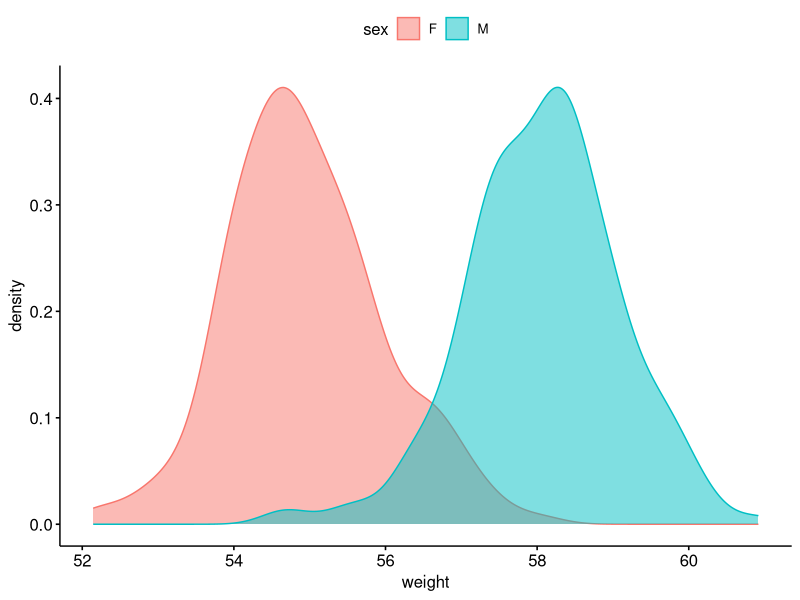
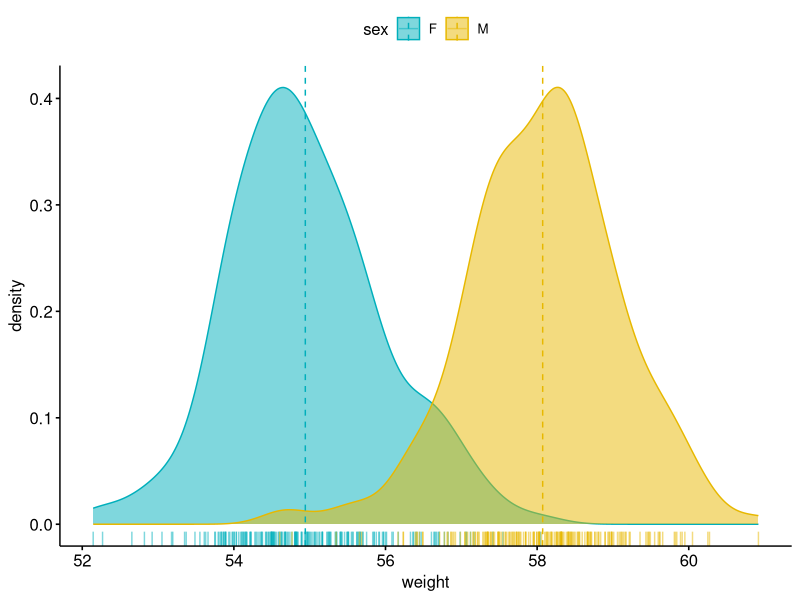
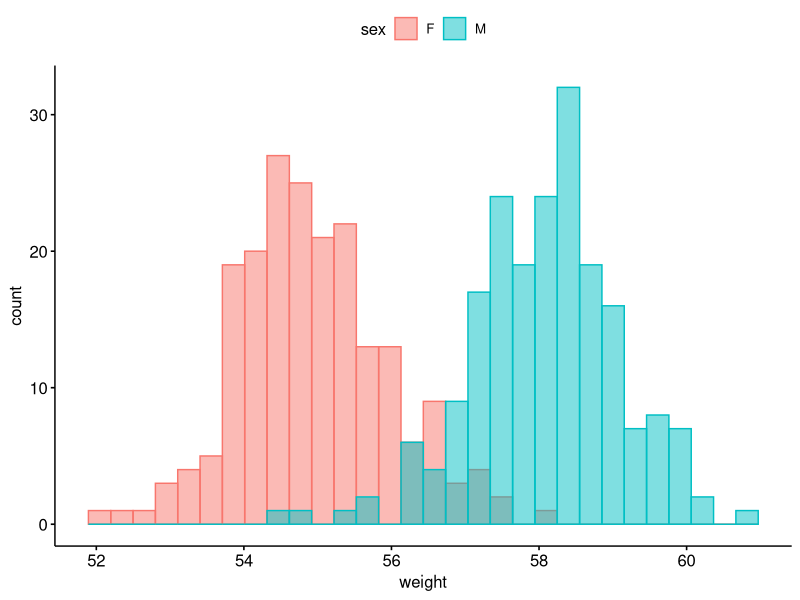
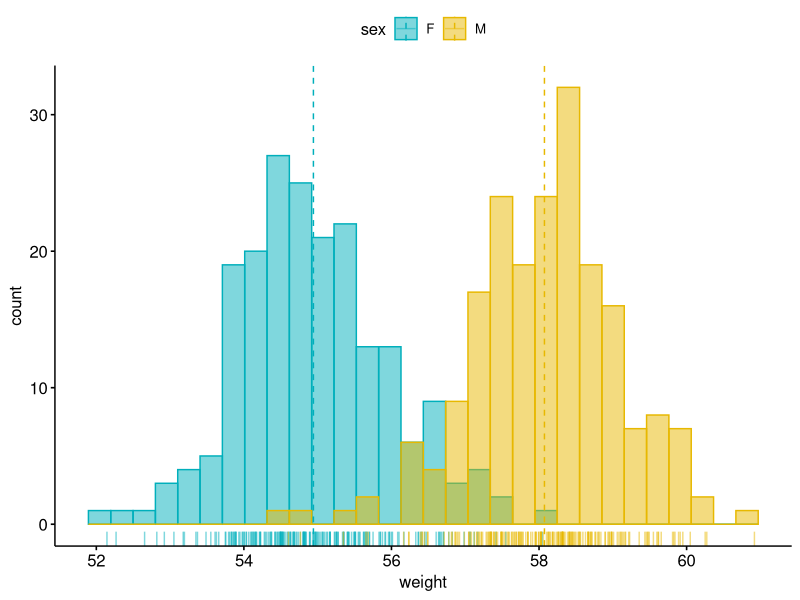
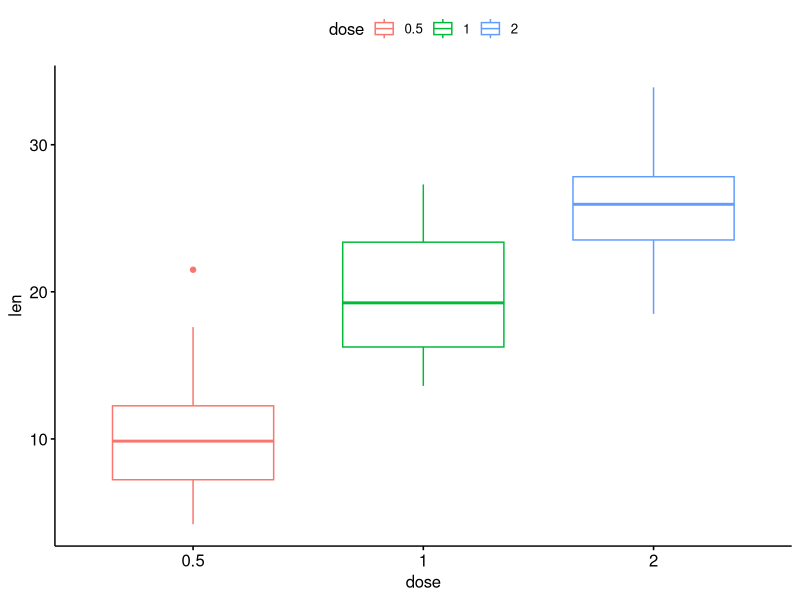
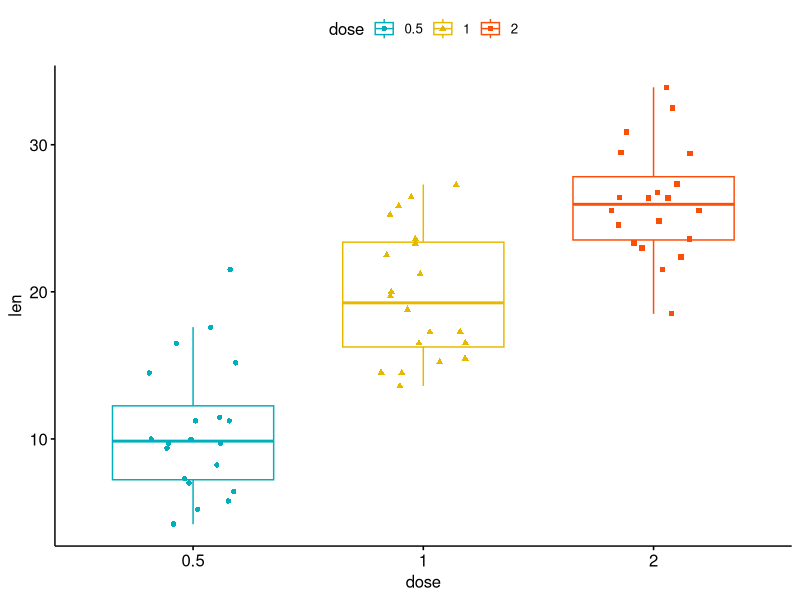
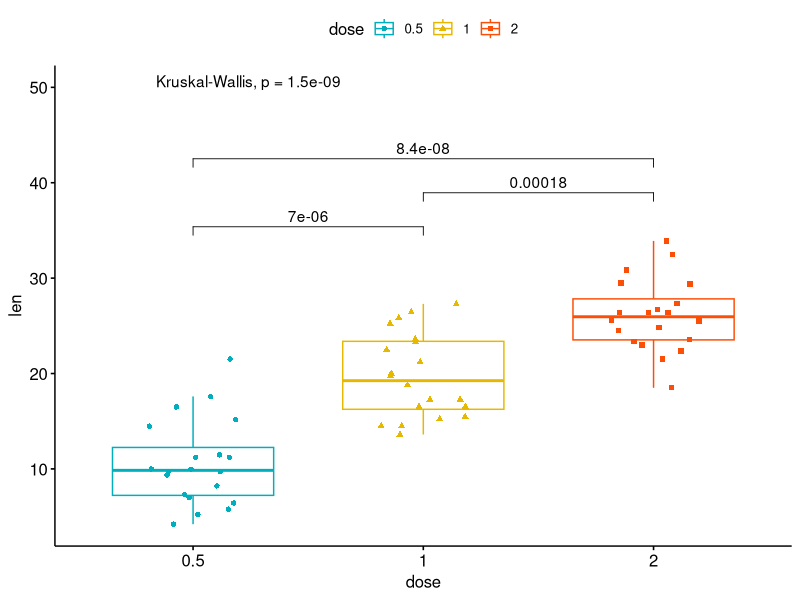
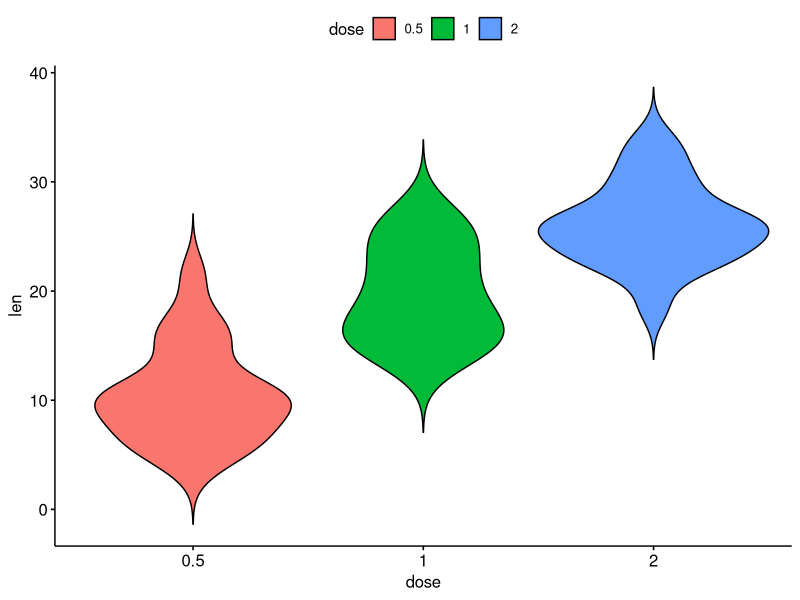

Source code (R) for these figures, in order:
##Robin Dobos
## R script for ggpubr examples

##script from: https://rpkgs.datanovia.com/ggpubr/index.html

# also look at: http://www.sthda.com/english/articles/24-ggpubr-publication-ready-plots/

# and https://github.com/kassambara/ggpubr

#Installation and loading
#Install from CRAN as follows:

#install.packages("ggpubr")

#Or, install the latest version from GitHub as follows:
# Install
#if(!require(devtools)) install.packages("devtools")
#devtools::install_github("kassambara/ggpubr")

library(ggpubr)

##Distribution (density plot)

# Create some data

set.seed(1234)
wdata = data.frame(sex = factor(rep(c("F", "M"), each=200)),weight = c(rnorm(200, 55), rnorm(200, 58)))
head(wdata, 4)  ## inspect first 4 rows of data frame

#>   sex   weight
#> 1   F 53.79293
#> 2   F 55.27743
#> 3   F 56.08444
#> 4   F 52.65430

# Basic density plot

ggdensity(wdata, x = "weight",
          color = "sex", fill = "sex")

# Density plot with mean lines and marginal rug
# Change outline and fill colors by groups ("sex")
# Use custom colour palette

ggdensity(wdata, x = "weight",
          add = "mean", rug = TRUE,
          color = "sex", fill = "sex",
          palette = c("#00AFBB", "#E7B800"))

##################################################################

## Basic histogram plot

gghistogram(wdata, x = "weight",
            color = "sex", fill = "sex")

## Histogram plot with mean lines and marginal rug            
# Change outline and fill colors by groups ("sex")
# Use custom colour palette

gghistogram(wdata, x = "weight",
            add = "mean", rug = TRUE,
            color = "sex", fill = "sex",
            palette = c("#00AFBB", "#E7B800"))

##################################################################

#Box plots and violin plots
# Load data
data("ToothGrowth")
df <- ToothGrowth
head(df, 4)

#>    len supp dose
#> 1  4.2   VC  0.5
#> 2 11.5   VC  0.5
#> 3  7.3   VC  0.5
#> 4  5.8   VC  0.5

# Basic plot

p <- ggboxplot(df, x = "dose", y = "len",
               color = "dose")
p

# Box plots with jittered points

# Change outline colours by groups: dose
# Use custom colour palette
# Add jitter points and change the shape by groups

p1 <- ggboxplot(df, x = "dose", y = "len",
               color = "dose", palette =c("#00AFBB", "#E7B800", "#FC4E07"),
               add = "jitter", shape = "dose")
p1

## Add p-values comparing groups
# Specify the comparisons you want

my_comparisons <- list( c("0.5", "1"), c("1", "2"), c("0.5", "2") ) # sets up location and extent of probabilities
p1 + stat_compare_means(comparisons = my_comparisons)+ # Add pairwise comparisons p-value
  stat_compare_means(label.y = 50)                   # Add global p-value at y=50

## Basic violin plot

ggviolin(df, x = "dose", y = "len", fill = "dose")

## Violin plots with box plots inside
# Change fill colour by groups: dose
# add boxplot with white fill colour

ggviolin(df, x = "dose", y = "len", fill = "dose",
         palette = c("#00AFBB", "#E7B800", "#FC4E07"),
         add = "boxplot", add.params = list(fill = "white"))+
  stat_compare_means(comparisons = my_comparisons, label = "p.signif")+ # Add significance levels
  stat_compare_means(label.y = 50)                                      # Add global the p-value 

#####################################################################

#Bar plots
#Demo data set
#Load and prepare data:
  
# Load data
data("mtcars")
dfm <- mtcars
# Convert the cyl variable to a factor
dfm$cyl <- as.factor(dfm$cyl)
# Add the name colums
dfm$name <- rownames(dfm)
# Inspect the data
head(dfm[, c("name", "wt", "mpg", "cyl")])
#>                                name    wt  mpg cyl
#> Mazda RX4                 Mazda RX4 2.620 21.0   6
#> Mazda RX4 Wag         Mazda RX4 Wag 2.875 21.0   6
#> Datsun 710               Datsun 710 2.320 22.8   4
#> Hornet 4 Drive       Hornet 4 Drive 3.215 21.4   6
#> Hornet Sportabout Hornet Sportabout 3.440 18.7   8
#> Valiant                     Valiant 3.460 18.1   6

#Ordered bar plots
#Change the fill colour by the grouping variable "cyl". Sorting will be done globally, but not by groups.

ggbarplot(dfm, x = "name", y = "mpg",
          fill = "cyl",               # change fill color by cyl
          color = "white",            # Set bar border colors to white
          palette = "jco",            # jco journal color palett. see ?ggpar
          sort.val = "desc",          # Sort the value in dscending order
          sort.by.groups = FALSE,     # Don't sort inside each group
          x.text.angle = 90           # Rotate vertically x axis texts
)          

## let's look at the graphical parameters
?ggpar

#Sort bars inside each group. Use the argument sort.by.groups = TRUE.

ggbarplot(dfm, x = "name", y = "mpg",
          fill = "cyl",               # change fill color by cyl
          color = "white",            # Set bar border colors to white
          palette = "jco",            # jco journal color palett. see ?ggpar
          sort.val = "asc",           # Sort the value in dscending order
          sort.by.groups = TRUE,      # Sort inside each group
          x.text.angle = 90           # Rotate vertically x axis texts
)

#####################################################################

#Add Regression Line Equation and R-Square to a GGPLOT

#script from https://rpkgs.datanovia.com/ggpubr/reference/stat_regline_equation.html

# Simple scatter plot with correlation coefficient and
# regression line

ggscatter(mtcars, x = "wt", y = "mpg", add = "reg.line") +
  stat_cor(label.x = 3, label.y = 34) +
  stat_regline_equation(label.x = 3, label.y = 32)

# Grouped scatter plot

ggscatter(
  iris, x = "Sepal.Length", y = "Sepal.Width",
  color = "Species", palette = "jco",
  add = "reg.line"
) +
  facet_wrap(~Species) +
  stat_cor(label.y = 4.4) +
  stat_regline_equation(label.y = 4.2)

## r2

ggscatter(
  iris, x = "Sepal.Length", y = "Sepal.Width",
  color = "Species", palette = "jco",
  add = "reg.line"
) +
  facet_wrap(~Species) +
  stat_regline_equation(label.y=4.4,
                      aes(label =  paste(..eq.label.., ..adj.rr.label.., sep = "~~~~")))

# Polynomial equation

# Demo data
set.seed(4321)
x <- 1:100
y <- (x + x^2 + x^3) + rnorm(length(x), mean = 0, sd = mean(x^3) / 4)
my.data <- data.frame(x, y, group = c("A", "B"),
                      y2 = y * c(0.5,2), block = c("a", "a", "b", "b"))

# Fit polynomial regression line and add labels
formula <- y ~ poly(x, 3, raw = TRUE)
p2 <- ggplot(my.data, aes(x, y2, color = group)) +
  geom_point() +
  stat_smooth(aes(fill = group, color = group), method = "lm", formula = formula) +
  stat_regline_equation(
    aes(label =  paste(..eq.label.., ..adj.rr.label.., sep = "~~~~")),
    formula = formula
  ) +
  theme_bw()
ggpar(p2, palette = "jco")

data("mtcars")
df <- mtcars
df$cyl <- as.factor(df$cyl)
head(df[, c("wt", "mpg", "cyl")], 3)

# Basic plot

ggscatter(df, x = "wt", y = "mpg",
          color = "black", shape = 21, size = 3, # Points color, shape and size
          add = "reg.line",  # Add regressin line
          add.params = list(color = "blue", fill = "lightgray"), # Customize reg. line
          conf.int = TRUE, # Add confidence interval
          cor.coef = TRUE, # Add correlation coefficient. see ?stat_cor
          cor.coeff.args = list(method = "pearson", label.x = 3, label.sep = "\n")
)

# loess method: local regression fitting
ggscatter(df, x = "wt", y = "mpg",
          add = "loess", conf.int = TRUE)


# Control point size by continuous variable values ("qsec")
ggscatter(df, x = "wt", y = "mpg",
          color = "#00AFBB", size = "qsec")

# Change colors

# Use custom color palette
# Add marginal rug
ggscatter(df, x = "wt", y = "mpg", color = "cyl",
          palette = c("#00AFBB", "#E7B800", "#FC4E07") )

# Add group ellipses and mean points
# Add stars

ggscatter(df, x = "wt", y = "mpg",
          color = "cyl", shape = "cyl",
          palette = c("#00AFBB", "#E7B800", "#FC4E07"),
          ellipse = TRUE, mean.point = TRUE,
          star.plot = TRUE)

# Textual annotation

df$name <- rownames(df)
ggscatter(df, x = "wt", y = "mpg",
          color = "cyl", palette = c("#00AFBB", "#E7B800", "#FC4E07"),
          label = "name", repel = TRUE)

###################################################################################

# Draw a Textual Table

## R script from: https://rpkgs.datanovia.com/ggpubr/reference/ggtexttable.html

# data
df <- head(iris)

# Default table
# Remove row names using rows = NULL
ggtexttable(df, rows = NULL)

# Blank theme
ggtexttable(df, rows = NULL, theme = ttheme("blank"))

# light theme
ggtexttable(df, rows = NULL, theme = ttheme("light"))

# Column names border only
ggtexttable(df, rows = NULL, theme = ttheme("blank")) %>%
  tab_add_hline(at.row = 1:2, row.side = "top", linewidth = 2)

# Medium blue (mBlue) theme
ggtexttable(df, rows = NULL, theme = ttheme("mBlue"))

# Customize the table as you want
ggtexttable(df, rows = NULL,
            theme = ttheme(
              colnames.style = colnames_style(color = "white", fill = "#8cc257"),
              tbody.style = tbody_style(color = "black", fill = c("#e8f3de", "#d3e8bb"))
            )
)

# Use RColorBrewer palette
# Provide as many fill color as there are rows in the table body, here nrow = 6
ggtexttable(df,
            theme = ttheme(
              colnames.style = colnames_style(fill = "white"),
              tbody.style = tbody_style(fill = get_palette("RdBu", 6))
            )
)

# Combine density plot and summary table

# Density plot of "Sepal.Length"
density.p <- ggdensity(iris, x = "Sepal.Length",
                       fill = "Species", palette = "jco")

# Draw the summary table of Sepal.Length
# Descriptive statistics by groups
stable <- desc_statby(iris, measure.var = "Sepal.Length",
                      grps = "Species")
stable <- stable[, c("Species", "length", "mean", "sd")]
stable.p <- ggtexttable(stable, rows = NULL,
                        theme = ttheme("mOrange"))

# Arrange the plots on the same page
ggarrange(density.p, stable.p,
          ncol = 1, nrow = 2,
          heights = c(1, 0.5))

#############################################################

#HISTOGRAM WITH DENSITY CURVE IN R USING SECONDARY Y-AXIS
# R script from: https://www.datanovia.com/en/blog/ggplot-histogram-with-density-curve-in-r-using-secondary-y-axis/

library(cowplot)  ## needed for part 2.

set.seed(1234)
wdata = data.frame(
  sex = factor(rep(c("F", "M"), each=200)),
  weight = c(rnorm(200, 55), rnorm(200, 58)))
head(wdata)

# Basic histogram without the density curve
gghistogram(
  wdata, x = "weight", 
  fill = "sex", palette = c("#00AFBB", "#E7B800")
)

# Add the density curve on the same axis
gghistogram(
  wdata, x = "weight", y = "..density..",
  add = "mean", rug = TRUE,
  fill = "sex", palette = c("#00AFBB", "#E7B800"),
  add_density = TRUE
)

# 1. Create the histogram plot
phist <- gghistogram(
  wdata, x = "weight", 
  add = "mean", rug = TRUE,
  fill = "sex", palette = c("#00AFBB", "#E7B800")
)

# 2. Create the density plot with y-axis on the right
# Remove x axis elements
pdensity <- ggdensity(
  wdata, x = "weight", 
  color= "sex", palette = c("#00AFBB", "#E7B800"),
  alpha = 0
) +
  scale_y_continuous(expand = expansion(mult = c(0, 0.05)), position = "right")  +
  theme_half_open(11, rel_small = 1) +  #### theme_half_open from cowplot
  rremove("x.axis")+
  rremove("xlab") +
  rremove("x.text") +
  rremove("x.ticks") +
  rremove("legend")

# 3. Align the two plots and then overlay them.
aligned_plots <- align_plots(phist, pdensity, align="hv", axis="tblr")
ggdraw(aligned_plots[[1]]) + draw_plot(aligned_plots[[2]])

### A couple of good web sites to visit:

# http://www.sthda.com/english/articles/24-ggpubr-publication-ready-plots/81-ggplot2-easy-way-to-mix-multiple-graphs-on-the-same-page/#annotate-the-arranged-figure

# https://www.datanovia.com/en/lessons/combine-multiple-ggplots-into-a-figure/
